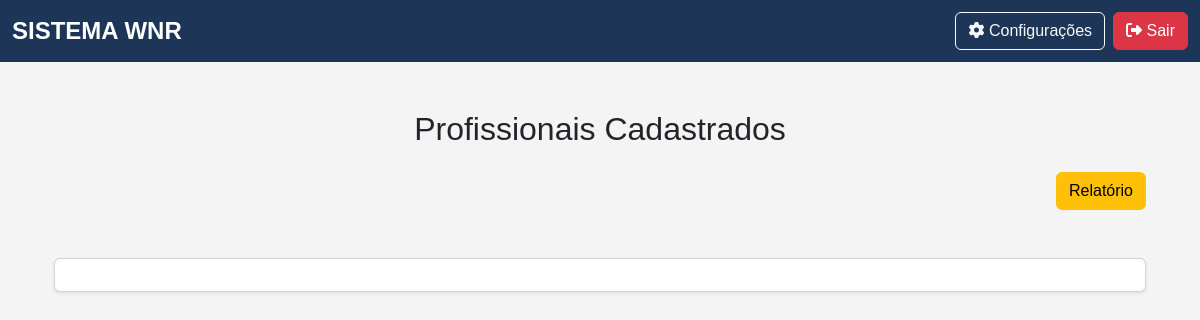
/listar_profissional (signed in), run on an earlier commit of the app's database.
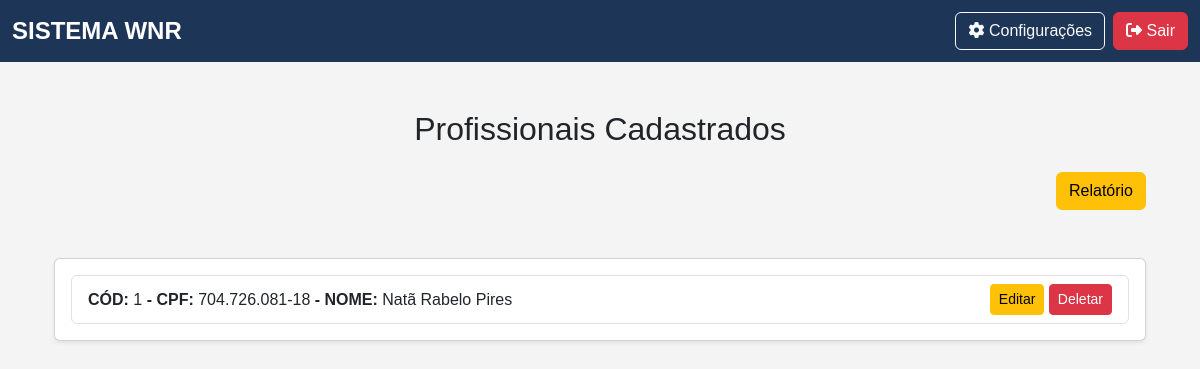
And on a later commit of the database.
### app/models.py (models this page shows)
class Profissional(db.Model):
    __tablename__ = "profissionais"
    id                      = Column(Integer, primary_key=True, index=True)
    nome                    = Column(String, index=True)
    cpf                     = Column(String(11), unique=True, index=True)
    email                   = Column(String, unique=True, index=True)
    data_nascimento         = Column(Date)
    bairro                  = Column(String)
    banco                   = Column(String)
    cep                     = Column(String(8))
    cidade                  = Column(String)
    graduacao               = Column(String)
    issqn                   = Column(String)
    fone_pessoal            = Column(String)
    fone_profissional       = Column(String)
    foto                    = Column(String)
    curriculum_lattes       = Column(String)
    dias_horas_disponiveis  = Column(String)
    endereco_profissional   = Column(String)
    estado                  = Column(String)
    observacoes             = Column(String)
    pix                     = Column(String)
    registro_profissional   = Column(String)
    rg                      = Column(String)
    valor_minimo            = Column(Float)
    encaminhamentos = relationship("Encaminhamento", back_populates="profissional", cascade="all, delete-orphan")
    guias = relationship("Guia", back_populates="profissional")

### app/routes/professional_routes.py (the view)
@professional_bp.route('/listar_profissional', methods=['GET', 'POST'])
@login_required
@role_required('atendimento', 'financeiro', 'admin')
def listar_profissional():
    profissionais = Profissional.query.all()
    return render_template('professional/list.html', profissionais=profissionais)

### app/__init__.py (called while the page is built)
@login_manager.user_loader
def load_user(id):
    return Usuario.query.get(int(id))  # Converte para inteiro e busca no banco

### app/templates/professional/list.html (shortened to what this page needs)
{% extends 'base.html' %}
{% block content %}
<div class="container mt-5">
    <h2 class="text-center mb-4 mt-5">Profissionais Cadastrados</h2>
    <div class="row mt-4 mb-5">
        <div class="col-md-12 text-end">
            <a href="{{ url_for('report_bp.report_profissional') }}" class="btn btn-md btn-warning">Relatório</a>
        </div>
    </div>
    <div class="card shadow-sm">
        <div class="card-body">
            <ul class="list-group">
                {% for profissional in profissionais %}
                    <li class="list-group-item d-flex justify-content-between align-items-center">
                        <div>
                            <strong>CÓD: </strong>{{profissional.id}}
                            <strong> - CPF: </strong>{{profissional.cpf}}
                            <strong> - NOME: </strong>{{profissional.nome}}
                        </div>
                        <div>
                            <a href="{{ url_for('professional_bp.editar_profissional', id=profissional.id) }}" class="btn btn-sm btn-warning">Editar</a>
                            <a href="{{ url_for('professional_bp.deletar_profissional', id=profissional.id) }}" class="btn btn-sm btn-danger" data-bs-toggle="modal" data-bs-target="#confirmarExclusao" data-id="{{ profissional.id }}" >Deletar</a>
                        </div>
                    </li>
                {% endfor %}
            </ul>
        </div>
    </div>
</div>
{% endblock %}

What changed in the data, as far as the page shows it:
added Profissional: id "1", cpf "704.726.081-18", nome "Natã Rabelo Pires"
